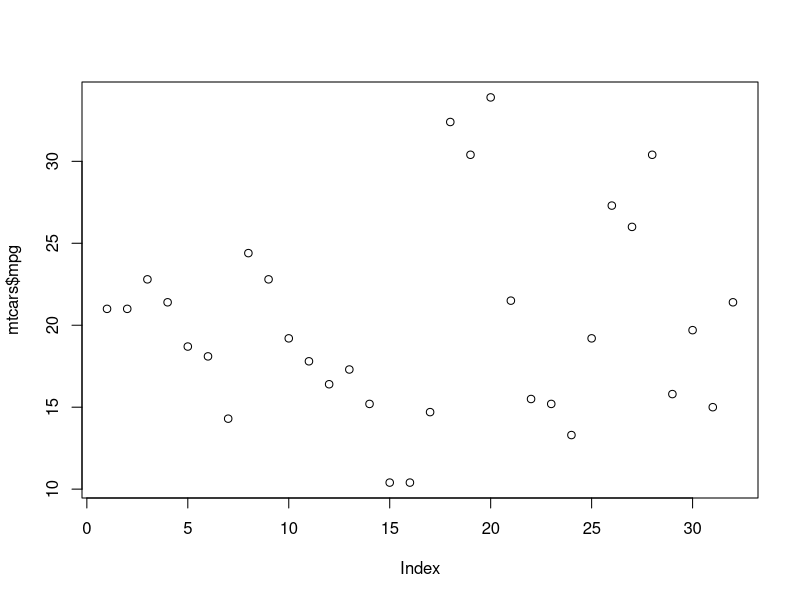
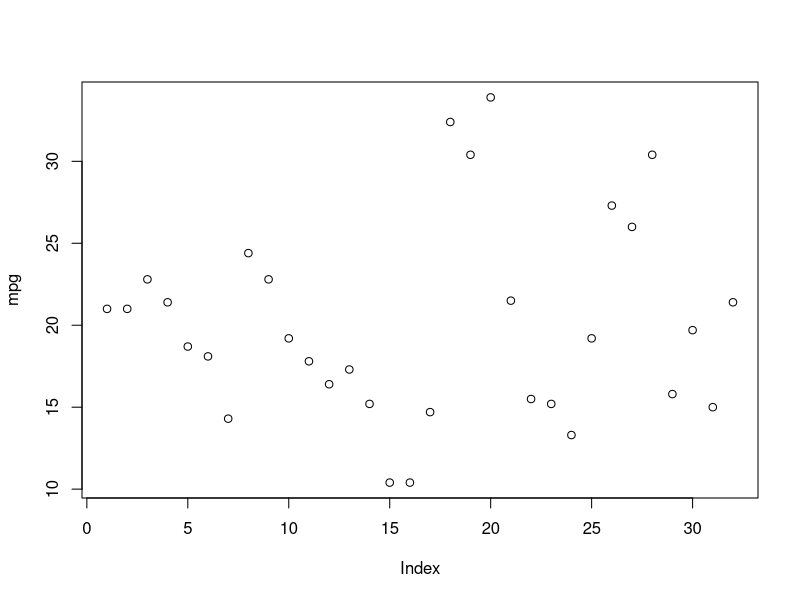
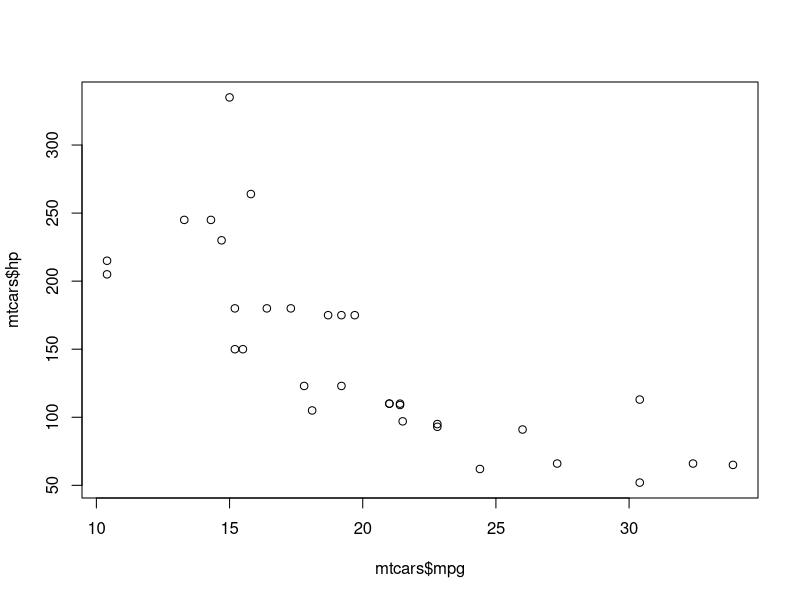
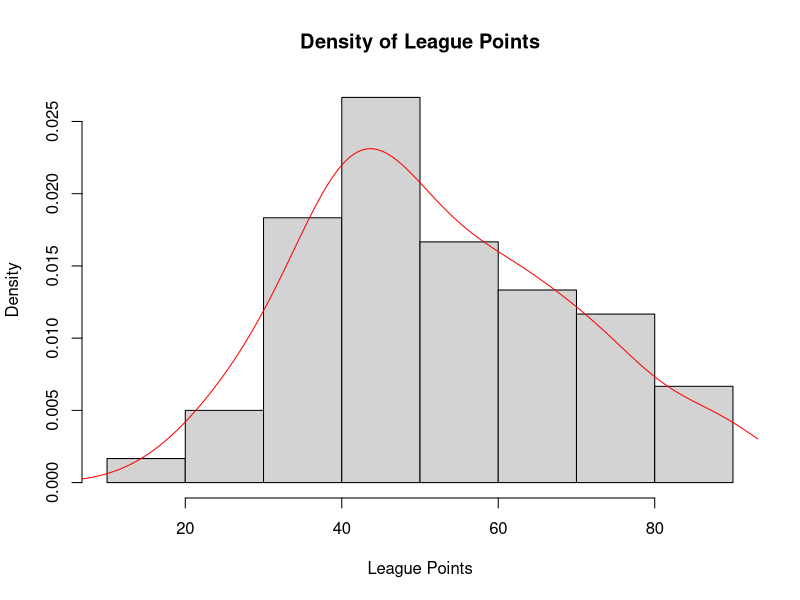
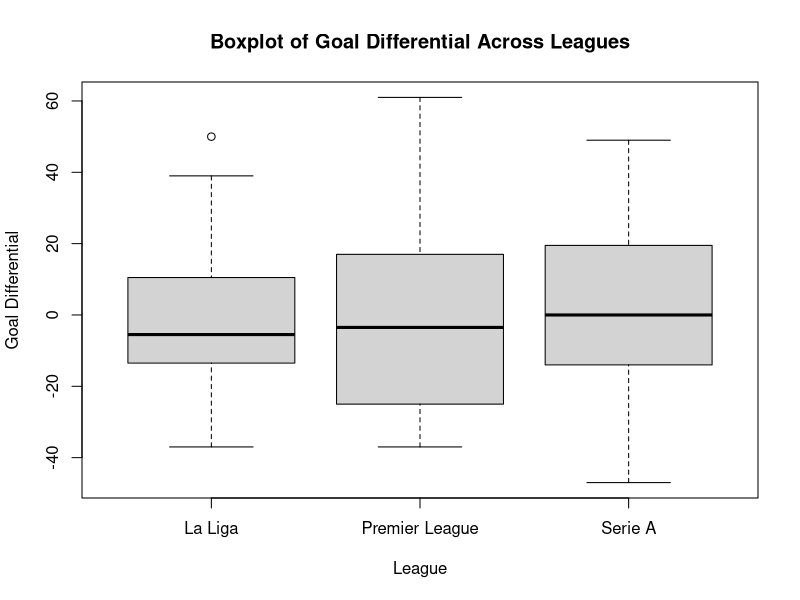
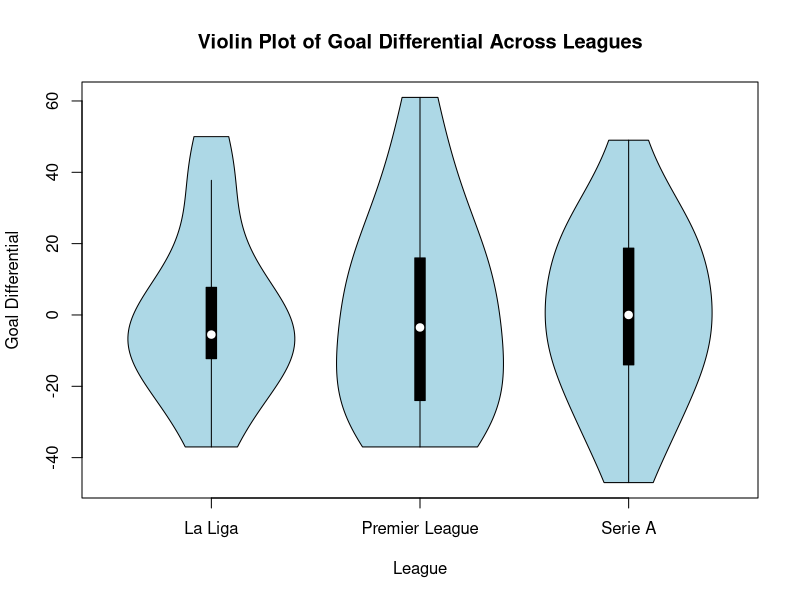
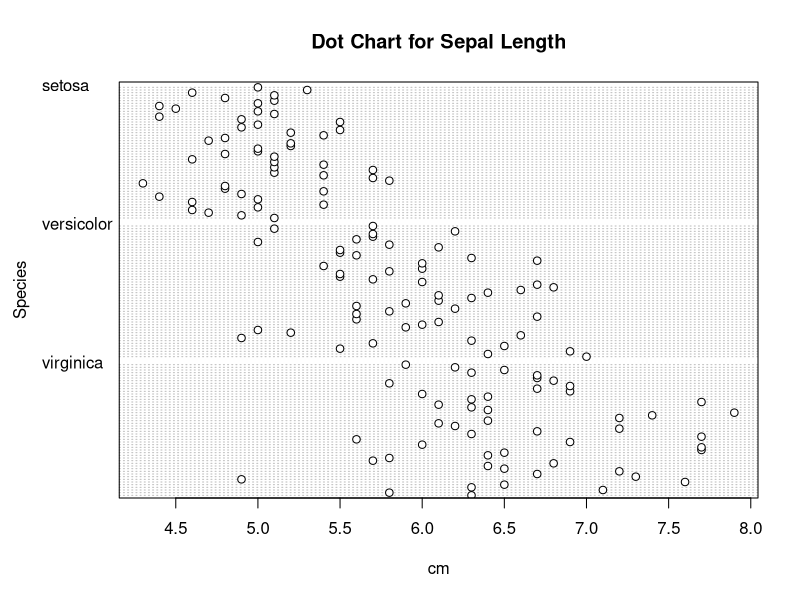
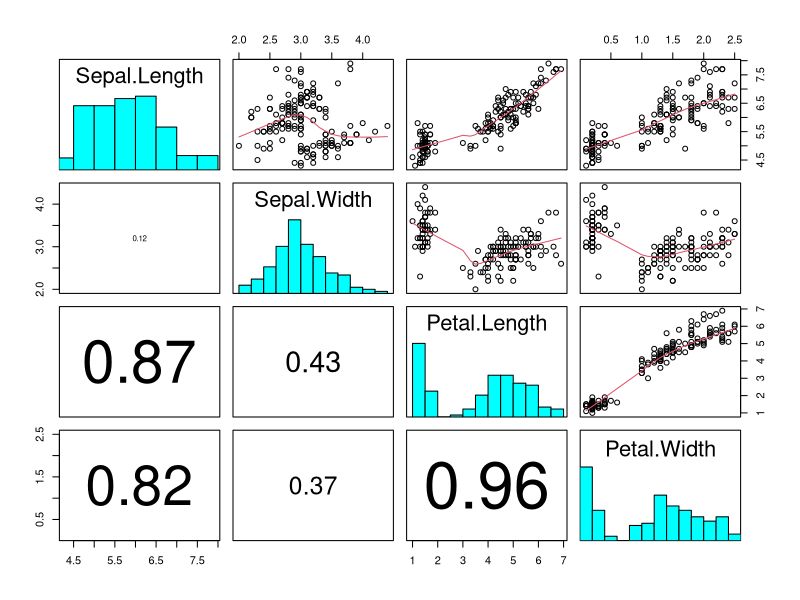

Generate these figures, in order, with R:
## ---- chunk 1
knitr::opts_chunk$set(echo = TRUE)
## ---- chunk 2


data(mtcars)

plot(mtcars$mpg)
#OR
with(mtcars,plot(mpg))


par(mfrow = c(1, 1))

plot(mtcars$mpg,mtcars$hp)


## ---- chunk 3

Football22 <- read.csv("Football22.csv")
colnames(Football22)

#par(mfrow = c(1, 1))


## ---- chunk 4

hist(Football22$Points,freq = FALSE, main = "Density of League Points", xlab = "League Points")
lines(density(Football22$Points), col = "red")


## ---- chunk 5


boxplot(Goal_Differential~League, data = Football22, ylab="Goal Differential",
        xlab = "League", main = "Boxplot of Goal Differential Across Leagues")










#Football22$Half <- ifelse(Football22$Position < 11, "Upper", "Lower")
# cex.axis = 0.7 


## ---- chunk 6

if(!require(vioplot)) install.packages("vioplot")
library(vioplot)

vioplot(Goal_Differential~League, data = Football22, ylab="Goal Differential",
        xlab = "League", main = "Violin Plot of Goal Differential Across Leagues",
        col = "lightblue")


## ---- chunk 7

data("iris")

dotchart(iris$Sepal.Length, groups = iris$Species, main = "Dot Chart for Sepal Length",
         ylab = "Species", xlab = "cm")


## ---- chunk 8

panel.hist <- function(x, ...)
{
    usr <- par("usr")
    par(usr = c(usr[1:2], 0, 1.5) )
    h <- hist(x, plot = FALSE)
    breaks <- h$breaks; nB <- length(breaks)
    y <- h$counts; y <- y/max(y)
    rect(breaks[-nB], 0, breaks[-1], y, col = "cyan", ...)
}

panel.cor <- function(x, y, digits = 2, prefix = "", cex.cor, ...)
{
    usr <- par("usr")
    par(usr = c(0, 1, 0, 1))
    r <- abs(cor(x, y))
    txt <- format(c(r, 0.123456789), digits = digits)[1]
    txt <- paste0(prefix, txt)
    if(missing(cex.cor)) cex.cor <- 0.8/strwidth(txt)
    text(0.5, 0.5, txt, cex = cex.cor * r)
}




## ---- chunk 9


pairs(iris[,1:4],lower.panel = panel.cor,
                 diag.panel = panel.hist,
                 upper.panel = panel.smooth)


## ---- chunk 10


coplot(Wins ~ Goals_For|League, data = Football22,
panel = function(x, y, ...) {
points(x, y, ...)
abline(lm(y ~ x), col = "blue")})



## ---- chunk 11

library(lattice)
histogram(~Goals_For, data = Football22, type="count")
xyplot(Points~Goals_For|League, data = Football22)


## ---- chunk 12


par(mar = c(4.1, 4.4, 4.1, 1.9), xaxs = "i", yaxs = "i")
plot(y = Football22$Wins, x = Football22$Goals_Against,
     main = "Number of League Wins by Goals Against",
xlab = "Goals Against",
ylab = "Number of League Wins",
xlim = c(0, 80), ylim = c(0, 30), bty = "l",
las = 1, cex.axis = 0.8, tcl = -0.2,
pch = 16, col = "dodgerblue1", cex = 0.9)
text(x = 20, y = 5, label = paste("Correlation:",
                                  round(cor(Football22$Wins, Football22$Goals_Against), 
                                        digits = 2), sep = " "), cex = 1,col = "red")
